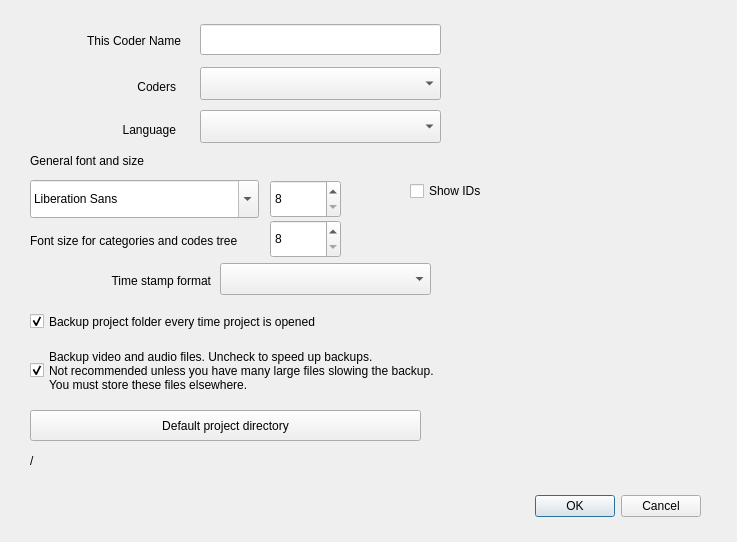
<?xml version="1.0" encoding="UTF-8"?>
<ui version="4.0">
 <class>Dialog_settings</class>
 <widget class="QDialog" name="Dialog_settings">
  <property name="geometry">
   <rect>
    <x>0</x>
    <y>0</y>
    <width>737</width>
    <height>542</height>
   </rect>
  </property>
  <property name="windowTitle">
   <string>Settings</string>
  </property>
  <widget class="QDialogButtonBox" name="buttonBox">
   <property name="geometry">
    <rect>
     <x>440</x>
     <y>490</y>
     <width>261</width>
     <height>32</height>
    </rect>
   </property>
   <property name="orientation">
    <enum>Qt::Horizontal</enum>
   </property>
   <property name="standardButtons">
    <set>QDialogButtonBox::Cancel|QDialogButtonBox::Ok</set>
   </property>
  </widget>
  <widget class="QLineEdit" name="lineEdit_coderName">
   <property name="geometry">
    <rect>
     <x>200</x>
     <y>24</y>
     <width>241</width>
     <height>31</height>
    </rect>
   </property>
  </widget>
  <widget class="QLabel" name="label_coderName">
   <property name="geometry">
    <rect>
     <x>10</x>
     <y>30</y>
     <width>171</width>
     <height>21</height>
    </rect>
   </property>
   <property name="text">
    <string>This Coder Name</string>
   </property>
   <property name="alignment">
    <set>Qt::AlignRight|Qt::AlignTrailing|Qt::AlignVCenter</set>
   </property>
  </widget>
  <widget class="QFontComboBox" name="fontComboBox">
   <property name="geometry">
    <rect>
     <x>30</x>
     <y>180</y>
     <width>229</width>
     <height>38</height>
    </rect>
   </property>
  </widget>
  <widget class="QSpinBox" name="spinBox">
   <property name="geometry">
    <rect>
     <x>270</x>
     <y>180</y>
     <width>71</width>
     <height>38</height>
    </rect>
   </property>
   <property name="minimum">
    <number>8</number>
   </property>
   <property name="maximum">
    <number>32</number>
   </property>
   <property name="singleStep">
    <number>2</number>
   </property>
  </widget>
  <widget class="QLabel" name="label">
   <property name="geometry">
    <rect>
     <x>30</x>
     <y>150</y>
     <width>211</width>
     <height>21</height>
    </rect>
   </property>
   <property name="text">
    <string>General font and size</string>
   </property>
  </widget>
  <widget class="QCheckBox" name="checkBox">
   <property name="geometry">
    <rect>
     <x>410</x>
     <y>180</y>
     <width>151</width>
     <height>22</height>
    </rect>
   </property>
   <property name="text">
    <string>Show IDs</string>
   </property>
  </widget>
  <widget class="QLabel" name="label_directory">
   <property name="geometry">
    <rect>
     <x>30</x>
     <y>450</y>
     <width>671</width>
     <height>21</height>
    </rect>
   </property>
   <property name="text">
    <string>/</string>
   </property>
  </widget>
  <widget class="QPushButton" name="pushButton_choose_directory">
   <property name="geometry">
    <rect>
     <x>30</x>
     <y>410</y>
     <width>391</width>
     <height>31</height>
    </rect>
   </property>
   <property name="text">
    <string>Default project directory</string>
   </property>
  </widget>
  <widget class="QLabel" name="label_2">
   <property name="geometry">
    <rect>
     <x>15</x>
     <y>77</y>
     <width>161</width>
     <height>20</height>
    </rect>
   </property>
   <property name="text">
    <string>Coders</string>
   </property>
   <property name="alignment">
    <set>Qt::AlignRight|Qt::AlignTrailing|Qt::AlignVCenter</set>
   </property>
  </widget>
  <widget class="QComboBox" name="comboBox_coders">
   <property name="geometry">
    <rect>
     <x>200</x>
     <y>67</y>
     <width>241</width>
     <height>33</height>
    </rect>
   </property>
  </widget>
  <widget class="QLabel" name="label_3">
   <property name="geometry">
    <rect>
     <x>30</x>
     <y>220</y>
     <width>241</width>
     <height>41</height>
    </rect>
   </property>
   <property name="text">
    <string>Font size for categories and codes tree</string>
   </property>
   <property name="wordWrap">
    <bool>true</bool>
   </property>
  </widget>
  <widget class="QSpinBox" name="spinBox_treefontsize">
   <property name="geometry">
    <rect>
     <x>270</x>
     <y>220</y>
     <width>71</width>
     <height>38</height>
    </rect>
   </property>
   <property name="minimum">
    <number>8</number>
   </property>
   <property name="maximum">
    <number>32</number>
   </property>
   <property name="singleStep">
    <number>2</number>
   </property>
  </widget>
  <widget class="QLabel" name="label_4">
   <property name="geometry">
    <rect>
     <x>25</x>
     <y>120</y>
     <width>151</width>
     <height>20</height>
    </rect>
   </property>
   <property name="text">
    <string>Language</string>
   </property>
   <property name="alignment">
    <set>Qt::AlignRight|Qt::AlignTrailing|Qt::AlignVCenter</set>
   </property>
  </widget>
  <widget class="QComboBox" name="comboBox_language">
   <property name="geometry">
    <rect>
     <x>200</x>
     <y>110</y>
     <width>241</width>
     <height>33</height>
    </rect>
   </property>
   <property name="toolTip">
    <string>&lt;html&gt;&lt;head/&gt;&lt;body&gt;&lt;p&gt;Close and open the software for the change in language to occur.&lt;/p&gt;&lt;/body&gt;&lt;/html&gt;</string>
   </property>
  </widget>
  <widget class="QCheckBox" name="checkBox_auto_backup">
   <property name="geometry">
    <rect>
     <x>30</x>
     <y>310</y>
     <width>511</width>
     <height>23</height>
    </rect>
   </property>
   <property name="text">
    <string>Backup project folder every time project is opened</string>
   </property>
   <property name="checked">
    <bool>true</bool>
   </property>
  </widget>
  <widget class="QCheckBox" name="checkBox_backup_AV_files">
   <property name="geometry">
    <rect>
     <x>30</x>
     <y>340</y>
     <width>651</width>
     <height>61</height>
    </rect>
   </property>
   <property name="text">
    <string>Backup video and audio files. Uncheck to speed up backups.
Not recommended unless you have many large files slowing the backup.
You must store these files elsewhere.</string>
   </property>
   <property name="checked">
    <bool>true</bool>
   </property>
  </widget>
  <widget class="QLabel" name="label_5">
   <property name="geometry">
    <rect>
     <x>10</x>
     <y>270</y>
     <width>201</width>
     <height>21</height>
    </rect>
   </property>
   <property name="text">
    <string>Time stamp format</string>
   </property>
   <property name="alignment">
    <set>Qt::AlignRight|Qt::AlignTrailing|Qt::AlignVCenter</set>
   </property>
  </widget>
  <widget class="QComboBox" name="comboBox_timestamp">
   <property name="geometry">
    <rect>
     <x>220</x>
     <y>263</y>
     <width>211</width>
     <height>32</height>
    </rect>
   </property>
  </widget>
 </widget>
 <tabstops>
  <tabstop>lineEdit_coderName</tabstop>
  <tabstop>comboBox_coders</tabstop>
  <tabstop>comboBox_language</tabstop>
  <tabstop>fontComboBox</tabstop>
  <tabstop>spinBox</tabstop>
  <tabstop>spinBox_treefontsize</tabstop>
  <tabstop>checkBox</tabstop>
  <tabstop>comboBox_timestamp</tabstop>
  <tabstop>checkBox_auto_backup</tabstop>
  <tabstop>checkBox_backup_AV_files</tabstop>
  <tabstop>pushButton_choose_directory</tabstop>
 </tabstops>
 <resources/>
 <connections>
  <connection>
   <sender>buttonBox</sender>
   <signal>accepted()</signal>
   <receiver>Dialog_settings</receiver>
   <slot>accept()</slot>
   <hints>
    <hint type="sourcelabel">
     <x>248</x>
     <y>254</y>
    </hint>
    <hint type="destinationlabel">
     <x>157</x>
     <y>274</y>
    </hint>
   </hints>
  </connection>
  <connection>
   <sender>buttonBox</sender>
   <signal>rejected()</signal>
   <receiver>Dialog_settings</receiver>
   <slot>reject()</slot>
   <hints>
    <hint type="sourcelabel">
     <x>316</x>
     <y>260</y>
    </hint>
    <hint type="destinationlabel">
     <x>286</x>
     <y>274</y>
    </hint>
   </hints>
  </connection>
 </connections>
</ui>
